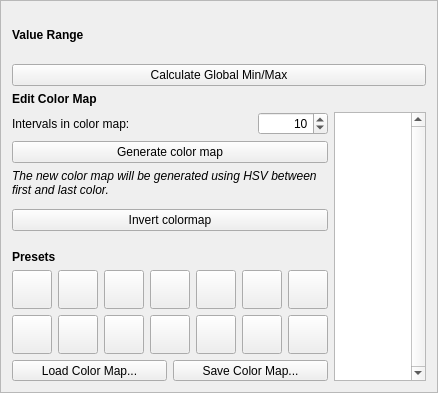
<?xml version="1.0" encoding="UTF-8"?>
<ui version="4.0">
 <class>SCI::ColorMapEditWidget</class>
 <widget class="QFrame" name="SCI::ColorMapEditWidget">
  <property name="enabled">
   <bool>true</bool>
  </property>
  <property name="geometry">
   <rect>
    <x>0</x>
    <y>0</y>
    <width>438</width>
    <height>393</height>
   </rect>
  </property>
  <property name="sizePolicy">
   <sizepolicy hsizetype="Ignored" vsizetype="MinimumExpanding">
    <horstretch>0</horstretch>
    <verstretch>0</verstretch>
   </sizepolicy>
  </property>
  <property name="windowTitle">
   <string>Form</string>
  </property>
  <property name="layoutDirection">
   <enum>Qt::LeftToRight</enum>
  </property>
  <property name="frameShape">
   <enum>QFrame::StyledPanel</enum>
  </property>
  <property name="frameShadow">
   <enum>QFrame::Plain</enum>
  </property>
  <layout class="QVBoxLayout" name="verticalLayout">
   <item>
    <widget class="QLabel" name="label_6">
     <property name="font">
      <font>
       <bold>true</bold>
      </font>
     </property>
     <property name="text">
      <string>Value Range</string>
     </property>
    </widget>
   </item>
   <item>
    <widget class="QPushButton" name="buttonCalculate">
     <property name="text">
      <string>Calculate Global Min/Max</string>
     </property>
    </widget>
   </item>
   <item>
    <layout class="QGridLayout" name="gridLayout_2" columnstretch="0,1">
     <item row="1" column="1" rowspan="7">
      <widget class="QTableWidget" name="stopPointTable">
       <property name="sizePolicy">
        <sizepolicy hsizetype="Preferred" vsizetype="Preferred">
         <horstretch>0</horstretch>
         <verstretch>0</verstretch>
        </sizepolicy>
       </property>
       <property name="minimumSize">
        <size>
         <width>30</width>
         <height>0</height>
        </size>
       </property>
       <property name="verticalScrollBarPolicy">
        <enum>Qt::ScrollBarAlwaysOn</enum>
       </property>
       <property name="horizontalScrollBarPolicy">
        <enum>Qt::ScrollBarAlwaysOff</enum>
       </property>
       <property name="selectionMode">
        <enum>QAbstractItemView::SingleSelection</enum>
       </property>
       <property name="columnCount">
        <number>2</number>
       </property>
       <attribute name="horizontalHeaderVisible">
        <bool>false</bool>
       </attribute>
       <attribute name="horizontalHeaderStretchLastSection">
        <bool>true</bool>
       </attribute>
       <attribute name="verticalHeaderVisible">
        <bool>false</bool>
       </attribute>
       <attribute name="verticalHeaderMinimumSectionSize">
        <number>18</number>
       </attribute>
       <attribute name="verticalHeaderDefaultSectionSize">
        <number>18</number>
       </attribute>
       <column/>
       <column/>
      </widget>
     </item>
     <item row="6" column="0">
      <spacer name="verticalSpacer">
       <property name="orientation">
        <enum>Qt::Vertical</enum>
       </property>
       <property name="sizeType">
        <enum>QSizePolicy::Preferred</enum>
       </property>
       <property name="sizeHint" stdset="0">
        <size>
         <width>20</width>
         <height>13</height>
        </size>
       </property>
      </spacer>
     </item>
     <item row="5" column="0">
      <widget class="QPushButton" name="pushButtonInvertColorMap">
       <property name="text">
        <string>Invert colormap</string>
       </property>
      </widget>
     </item>
     <item row="0" column="0">
      <widget class="QLabel" name="label_5">
       <property name="font">
        <font>
         <bold>true</bold>
        </font>
       </property>
       <property name="text">
        <string>Edit Color Map</string>
       </property>
      </widget>
     </item>
     <item row="1" column="0">
      <layout class="QHBoxLayout" name="horizontalLayout">
       <item>
        <widget class="QLabel" name="label">
         <property name="text">
          <string>Intervals in color map:</string>
         </property>
        </widget>
       </item>
       <item>
        <widget class="QSpinBox" name="spinBoxCount">
         <property name="sizePolicy">
          <sizepolicy hsizetype="MinimumExpanding" vsizetype="Fixed">
           <horstretch>0</horstretch>
           <verstretch>0</verstretch>
          </sizepolicy>
         </property>
         <property name="maximumSize">
          <size>
           <width>70</width>
           <height>16777215</height>
          </size>
         </property>
         <property name="alignment">
          <set>Qt::AlignRight|Qt::AlignTrailing|Qt::AlignVCenter</set>
         </property>
         <property name="minimum">
          <number>2</number>
         </property>
         <property name="maximum">
          <number>512</number>
         </property>
         <property name="value">
          <number>10</number>
         </property>
        </widget>
       </item>
      </layout>
     </item>
     <item row="7" column="0">
      <layout class="QGridLayout" name="gridLayout">
       <item row="2" column="1">
        <widget class="QPushButton" name="buttonSaveMap">
         <property name="maximumSize">
          <size>
           <width>16777215</width>
           <height>21</height>
          </size>
         </property>
         <property name="text">
          <string>Save Color Map...</string>
         </property>
        </widget>
       </item>
       <item row="2" column="0">
        <widget class="QPushButton" name="buttonLoadMap">
         <property name="maximumSize">
          <size>
           <width>16777215</width>
           <height>21</height>
          </size>
         </property>
         <property name="text">
          <string>Load Color Map...</string>
         </property>
        </widget>
       </item>
       <item row="1" column="0" colspan="2">
        <layout class="QGridLayout" name="gridLayout_3">
         <item row="0" column="3">
          <widget class="QToolButton" name="toolButtonPreset4">
           <property name="iconSize">
            <size>
             <width>32</width>
             <height>32</height>
            </size>
           </property>
          </widget>
         </item>
         <item row="1" column="0">
          <widget class="QToolButton" name="toolButtonPreset8">
           <property name="iconSize">
            <size>
             <width>32</width>
             <height>32</height>
            </size>
           </property>
          </widget>
         </item>
         <item row="0" column="6">
          <widget class="QToolButton" name="toolButtonPreset7">
           <property name="iconSize">
            <size>
             <width>32</width>
             <height>32</height>
            </size>
           </property>
          </widget>
         </item>
         <item row="0" column="2">
          <widget class="QToolButton" name="toolButtonPreset3">
           <property name="icon">
            <iconset resource="../resources/gfx/SciChart.qrc">
             <normaloff>:/ColorMapPresets/black_gray_white.png</normaloff>:/ColorMapPresets/black_gray_white.png</iconset>
           </property>
           <property name="iconSize">
            <size>
             <width>32</width>
             <height>32</height>
            </size>
           </property>
          </widget>
         </item>
         <item row="0" column="4">
          <widget class="QToolButton" name="toolButtonPreset5">
           <property name="iconSize">
            <size>
             <width>32</width>
             <height>32</height>
            </size>
           </property>
          </widget>
         </item>
         <item row="1" column="6">
          <widget class="QToolButton" name="toolButtonPreset14">
           <property name="iconSize">
            <size>
             <width>32</width>
             <height>32</height>
            </size>
           </property>
          </widget>
         </item>
         <item row="0" column="5">
          <widget class="QToolButton" name="toolButtonPreset6">
           <property name="iconSize">
            <size>
             <width>32</width>
             <height>32</height>
            </size>
           </property>
          </widget>
         </item>
         <item row="1" column="1">
          <widget class="QToolButton" name="toolButtonPreset9">
           <property name="iconSize">
            <size>
             <width>32</width>
             <height>32</height>
            </size>
           </property>
          </widget>
         </item>
         <item row="1" column="2">
          <widget class="QToolButton" name="toolButtonPreset10">
           <property name="iconSize">
            <size>
             <width>32</width>
             <height>32</height>
            </size>
           </property>
          </widget>
         </item>
         <item row="1" column="3">
          <widget class="QToolButton" name="toolButtonPreset11">
           <property name="iconSize">
            <size>
             <width>32</width>
             <height>32</height>
            </size>
           </property>
          </widget>
         </item>
         <item row="0" column="1">
          <widget class="QToolButton" name="toolButtonPreset2">
           <property name="icon">
            <iconset resource="../resources/gfx/SciChart.qrc">
             <normaloff>:/ColorMapPresets/red_purple_blue.png</normaloff>:/ColorMapPresets/red_purple_blue.png</iconset>
           </property>
           <property name="iconSize">
            <size>
             <width>32</width>
             <height>32</height>
            </size>
           </property>
          </widget>
         </item>
         <item row="1" column="4">
          <widget class="QToolButton" name="toolButtonPreset12">
           <property name="iconSize">
            <size>
             <width>32</width>
             <height>32</height>
            </size>
           </property>
          </widget>
         </item>
         <item row="0" column="0">
          <widget class="QToolButton" name="toolButtonPreset1">
           <property name="icon">
            <iconset resource="../resources/gfx/SciChart.qrc">
             <normaloff>:/ColorMapPresets/red_yellow_blue.png</normaloff>:/ColorMapPresets/red_yellow_blue.png</iconset>
           </property>
           <property name="iconSize">
            <size>
             <width>32</width>
             <height>32</height>
            </size>
           </property>
          </widget>
         </item>
         <item row="1" column="5">
          <widget class="QToolButton" name="toolButtonPreset13">
           <property name="iconSize">
            <size>
             <width>32</width>
             <height>32</height>
            </size>
           </property>
          </widget>
         </item>
        </layout>
       </item>
       <item row="0" column="0" colspan="2">
        <widget class="QLabel" name="label_4">
         <property name="font">
          <font>
           <bold>true</bold>
          </font>
         </property>
         <property name="text">
          <string>Presets</string>
         </property>
        </widget>
       </item>
      </layout>
     </item>
     <item row="3" column="0">
      <widget class="QLabel" name="label_2">
       <property name="palette">
        <palette>
         <active>
          <colorrole role="WindowText">
           <brush brushstyle="SolidPattern">
            <color alpha="255">
             <red>119</red>
             <green>118</green>
             <blue>123</blue>
            </color>
           </brush>
          </colorrole>
         </active>
         <inactive>
          <colorrole role="WindowText">
           <brush brushstyle="SolidPattern">
            <color alpha="255">
             <red>0</red>
             <green>0</green>
             <blue>0</blue>
            </color>
           </brush>
          </colorrole>
         </inactive>
         <disabled>
          <colorrole role="WindowText">
           <brush brushstyle="SolidPattern">
            <color alpha="255">
             <red>190</red>
             <green>190</green>
             <blue>190</blue>
            </color>
           </brush>
          </colorrole>
         </disabled>
        </palette>
       </property>
       <property name="font">
        <font>
         <italic>true</italic>
        </font>
       </property>
       <property name="text">
        <string>The new color map will be generated using HSV between first and last color.</string>
       </property>
       <property name="alignment">
        <set>Qt::AlignLeading|Qt::AlignLeft|Qt::AlignTop</set>
       </property>
       <property name="wordWrap">
        <bool>true</bool>
       </property>
      </widget>
     </item>
     <item row="2" column="0">
      <widget class="QPushButton" name="pushButtonGenerateHSVMap">
       <property name="text">
        <string>Generate color map</string>
       </property>
      </widget>
     </item>
    </layout>
   </item>
  </layout>
 </widget>
 <resources>
  <include location="../resources/gfx/SciChart.qrc"/>
 </resources>
 <connections/>
</ui>
